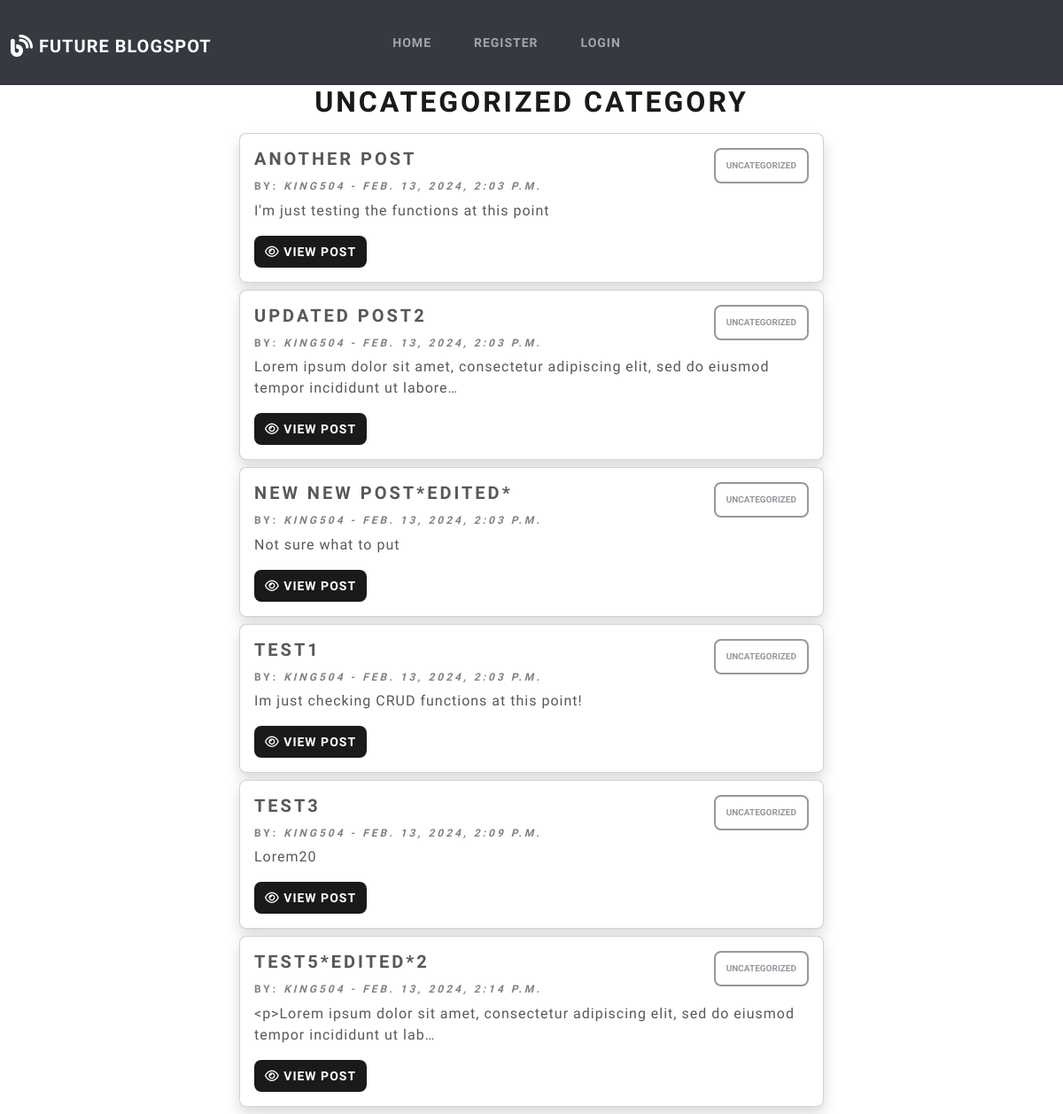
Screenshot of /category/uncategorized with the database file from the repository.
### theblog/models.py (models this page shows, shortened)
class Post(models.Model):
    title = models.CharField(max_length=100)
    header_image = models.ImageField(null=True, blank=True ,upload_to='images/')
    title_tag = models.CharField(max_length=100, default='Title')
    author = models.ForeignKey(User, on_delete=models.CASCADE)
    body = RichTextField(blank=True, null=True)
    created_at = models.DateTimeField(default=timezone.now)
    likes = models.ManyToManyField(User, related_name='blog_posts')
    category = models.CharField(max_length=100, default='uncategorized')

### theblog/views.py (the view)
# urls.py: path('category/<str:cats>', CategoryView, name='category'),
def CategoryView(request, cats):
    category_posts = Post.objects.filter(category=cats.replace('-', ' '))
    return render(request, 'categories.html', {'category_posts': category_posts, 'cats': cats.replace('-', ' ').title()})

### theblog/templates/categories.html (shortened to what this page needs)
{% extends 'base.html' %}
{% block body %}
{% if category_posts %}
    <div class="container-fluid">
        <h1 class="text-center">{{cats}} Category</h1>
        <div class="row">
            <div class="col-md-7 mx-auto">
                {% for post in category_posts %}
                    <div class="card mt-2 mb-2 ms-2 me-2 rounded-3 shadow">
                        <div class="card-body">
                            <div class="justify-content-between d-flex">
                                <h4 class="card-title">{{post.title}}</h4>
                                <button type="button" class="btn rounded-3 btn-sm btn-outline-secondary">{{post.category}}</button>                        </div>
                            <h6 class="card-subtitle mb-2 text-muted">by: <cite title="Source Title">{{post.author}} - {{ post.created_at }}</cite></h6>
                            <p class="card-text">{{ post.body|truncatechars:100 }}</p>
                            <a href="{% url 'post' post.pk %}" class="btn btn-primary card-link rounded-3">
                                <i class="fa-regular fa-eye"></i>
                                View Post
                            </a>
                        </div>
                    </div>
                    {% endfor %}
            </div>
        </div>
    </div>
    {% else %}
    <div class="alert alert-dismissible alert-danger">
        <button type="button" class="btn-close" data-bs-dismiss="alert"></button>
        <strong>Oh snap!</strong> <a href="{% url 'home' %}" class="alert-link">This page is unavaiable....</a>
      </div>
    {% endif %}
{% endblock %}

### theblog/static/css/style.css (style rules this page uses)
.btn { padding: 0.375rem 0.75rem; }

### rows the page displays
Post: title "ANOTHER POST", category "UNCATEGORIZED", author "KING504", created_at "FEB. 13, 2024, 2:03 P.M.", body "I'm just testing the functions at this point"
Post: title "UPDATED POST2", category "UNCATEGORIZED", author "KING504", created_at "FEB. 13, 2024, 2:03 P.M.", body "Lorem ipsum dolor sit amet, consectetur adipiscing elit, sed do eiusmod tempor incididunt ut labore…"
Post: title "NEW NEW POST*EDITED*", category "UNCATEGORIZED", author "KING504", created_at "FEB. 13, 2024, 2:03 P.M.", body "Not sure what to put"
Post: title "TEST1", category "UNCATEGORIZED", author "KING504", created_at "FEB. 13, 2024, 2:03 P.M.", body "Im just checking CRUD functions at this point!"
Post: title "TEST3", category "UNCATEGORIZED", author "KING504", created_at "FEB. 13, 2024, 2:09 P.M.", body "Lorem20"
Post: title "TEST5*EDITED*2", category "UNCATEGORIZED", author "KING504", created_at "FEB. 13, 2024, 2:14 P.M.", body "<p>Lorem ipsum dolor sit amet, consectetur adipiscing elit, sed do eiusmod tempor incididunt ut lab…"

### other values shown
{{ cats }} "UNCATEGORIZED"
